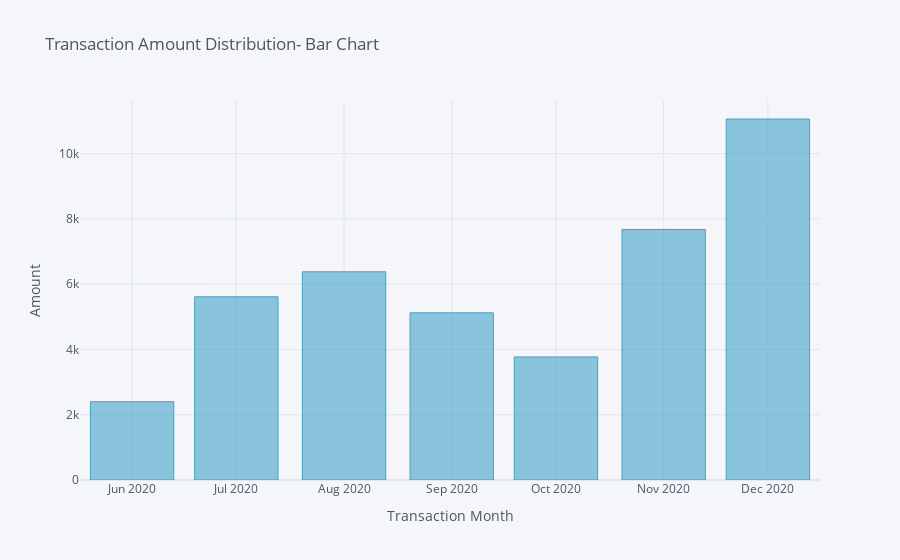

The cell this chart's notebook holds for it:
### Markdown cell above
#### 6. Amount spent in each month
Find out total amount spent with credit card transactions for a random customer in each month

### Code cell
cust_txnamt_mnth_grp = cust.groupby('trans_month')['trans_amt'].sum().reset_index()
# Bar plot
cust_txnamt_mnth_grp.iplot(
    kind='bar', 
    x="trans_month", 
    y="trans_amt",
    xTitle='Transaction Month',
    yTitle='Amount',
    colorscale='-GnBu',
    title='Transaction Amount Distribution- Bar Chart')

### Figure 1 — Plotly figure (JSON) as saved in the notebook; plotly's stock layout.template omitted (floating-point values rounded to 4 significant figures)
{"data": [{"marker": {"color": "rgba(67, 162, 202, 0.6)", "line": {"color": "rgba(67, 162, 202, 1.0)", "width": 1}}, "name": "trans_amt", "orientation": "v", "text": "", "type": "bar", "x": ["2020-06", "2020-07", "2020-08", "2020-09", "2020-10", "2020-11", "2020-12"], "y": [2400.0, 5616.0, 6381.0, 5123.0, 3771.0, 7678.0, 11060.0]}], "layout": {"legend": {"bgcolor": "#F5F6F9", "font": {"color": "#4D5663"}}, "paper_bgcolor": "#F5F6F9", "plot_bgcolor": "#F5F6F9", "title": {"font": {"color": "#4D5663"}, "text": "Transaction Amount Distribution- Bar Chart"}, "xaxis": {"gridcolor": "#E1E5ED", "showgrid": true, "tickfont": {"color": "#4D5663"}, "title": {"font": {"color": "#4D5663"}, "text": "Transaction Month"}, "zerolinecolor": "#E1E5ED"}, "yaxis": {"gridcolor": "#E1E5ED", "showgrid": true, "tickfont": {"color": "#4D5663"}, "title": {"font": {"color": "#4D5663"}, "text": "Amount"}, "zerolinecolor": "#E1E5ED"}}}
